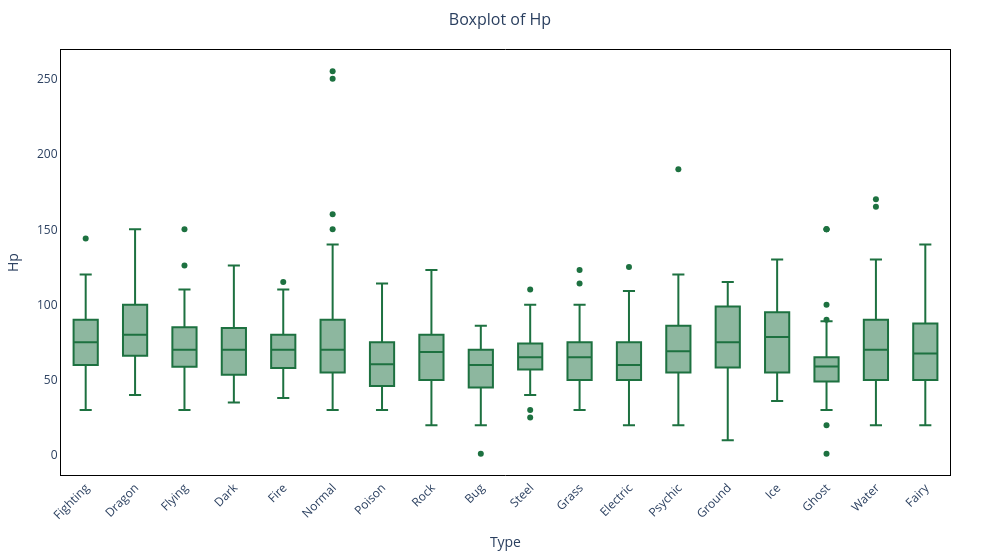
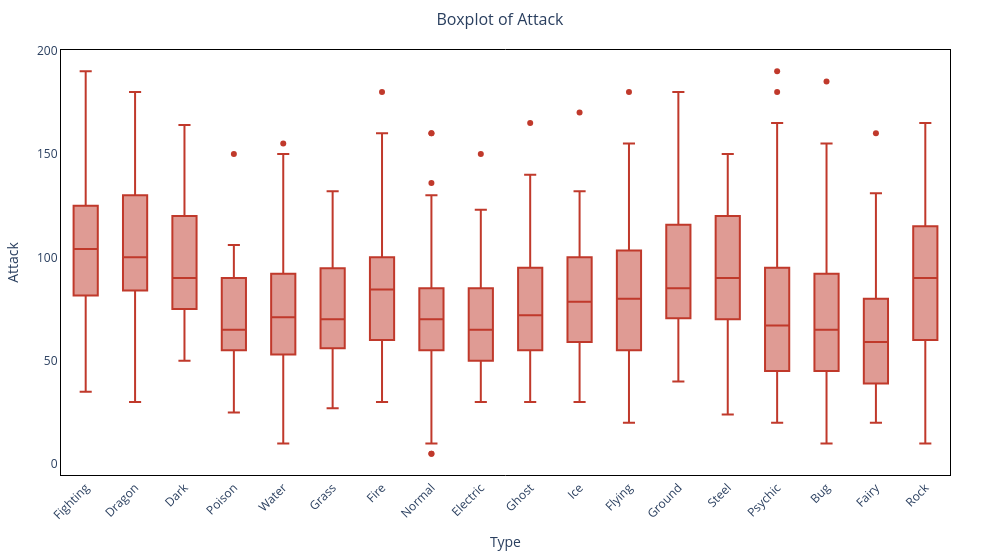
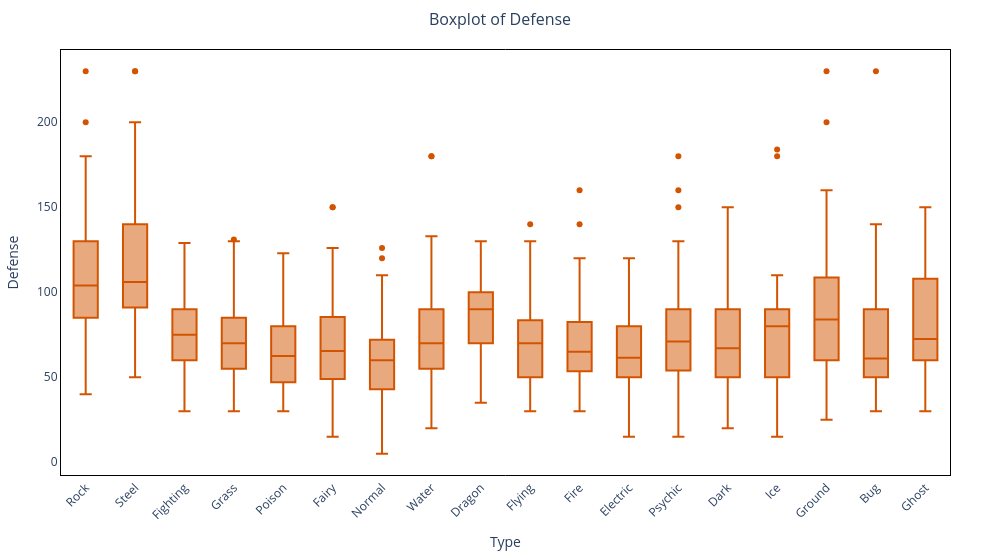
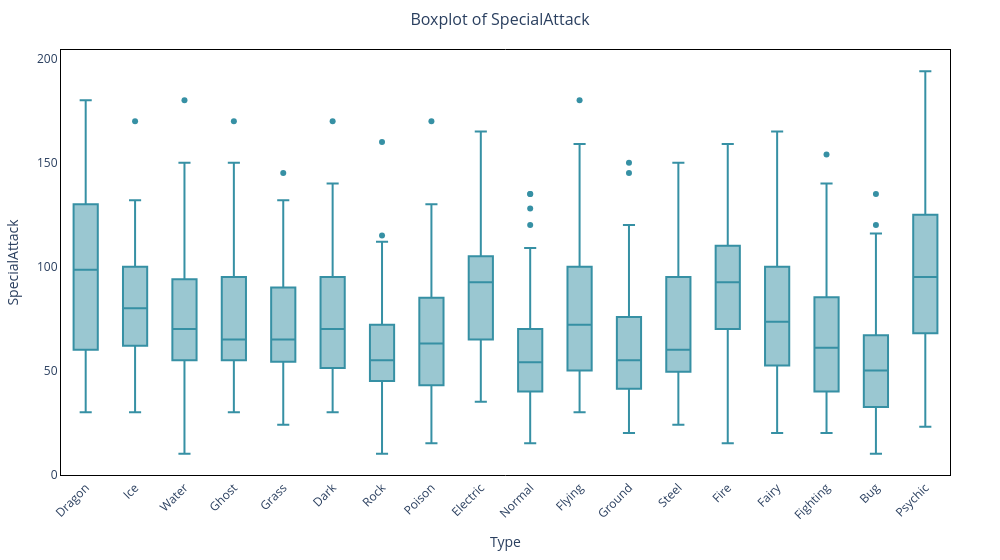

Source (notebook cell) for these figures, in order:
### Code cell
stat_cols = STATS.copy()
for stat in stat_cols:
    stat_boxplot(data, stat)

### Figure 1 — Plotly figure (JSON) as saved in the notebook; plotly's stock layout.template omitted (floating-point values rounded to 4 significant figures; data arrays with more than 128 entries replaced by an {"elided": "..."} marker saying what was removed)
{"data": [{"alignmentgroup": "True", "hovertemplate": "Type=%{x}<br>Hp=%{y}<extra></extra>", "legendgroup": "", "marker": {"color": "#1D7140"}, "name": "", "notched": false, "offsetgroup": "", "orientation": "v", "showlegend": false, "type": "box", "x": {"elided": "1214 str values"}, "x0": " ", "xaxis": "x", "y": {"elided": "1214 float values"}, "y0": " ", "yaxis": "y"}], "layout": {"boxmode": "group", "legend": {"tracegroupgap": 0}, "margin": {"b": 50, "l": 50, "r": 50, "t": 50}, "plot_bgcolor": "white", "title": {"font": {"size": 16}, "text": "Boxplot of Hp", "x": 0.5}, "width": 1000, "xaxis": {"anchor": "y", "categoryorder": "median descending", "domain": [0, 1], "linecolor": "black", "mirror": true, "showline": true, "tickangle": -45, "title": {"text": "Type"}}, "yaxis": {"anchor": "x", "domain": [0, 1], "linecolor": "black", "mirror": true, "showline": true, "title": {"text": "Hp"}}}}

### Figure 2 — Plotly figure (JSON) as saved in the notebook; plotly's stock layout.template omitted (floating-point values rounded to 4 significant figures; data arrays with more than 128 entries replaced by an {"elided": "..."} marker saying what was removed)
{"data": [{"alignmentgroup": "True", "hovertemplate": "Type=%{x}<br>Attack=%{y}<extra></extra>", "legendgroup": "", "marker": {"color": "#c0392b"}, "name": "", "notched": false, "offsetgroup": "", "orientation": "v", "showlegend": false, "type": "box", "x": {"elided": "1214 str values"}, "x0": " ", "xaxis": "x", "y": {"elided": "1214 float values"}, "y0": " ", "yaxis": "y"}], "layout": {"boxmode": "group", "legend": {"tracegroupgap": 0}, "margin": {"b": 50, "l": 50, "r": 50, "t": 50}, "plot_bgcolor": "white", "title": {"font": {"size": 16}, "text": "Boxplot of Attack", "x": 0.5}, "width": 1000, "xaxis": {"anchor": "y", "categoryorder": "median descending", "domain": [0, 1], "linecolor": "black", "mirror": true, "showline": true, "tickangle": -45, "title": {"text": "Type"}}, "yaxis": {"anchor": "x", "domain": [0, 1], "linecolor": "black", "mirror": true, "showline": true, "title": {"text": "Attack"}}}}

### Figure 3 — Plotly figure (JSON) as saved in the notebook; plotly's stock layout.template omitted (floating-point values rounded to 4 significant figures; data arrays with more than 128 entries replaced by an {"elided": "..."} marker saying what was removed)
{"data": [{"alignmentgroup": "True", "hovertemplate": "Type=%{x}<br>Defense=%{y}<extra></extra>", "legendgroup": "", "marker": {"color": "#d35400"}, "name": "", "notched": false, "offsetgroup": "", "orientation": "v", "showlegend": false, "type": "box", "x": {"elided": "1214 str values"}, "x0": " ", "xaxis": "x", "y": {"elided": "1214 float values"}, "y0": " ", "yaxis": "y"}], "layout": {"boxmode": "group", "legend": {"tracegroupgap": 0}, "margin": {"b": 50, "l": 50, "r": 50, "t": 50}, "plot_bgcolor": "white", "title": {"font": {"size": 16}, "text": "Boxplot of Defense", "x": 0.5}, "width": 1000, "xaxis": {"anchor": "y", "categoryorder": "median descending", "domain": [0, 1], "linecolor": "black", "mirror": true, "showline": true, "tickangle": -45, "title": {"text": "Type"}}, "yaxis": {"anchor": "x", "domain": [0, 1], "linecolor": "black", "mirror": true, "showline": true, "title": {"text": "Defense"}}}}

### Figure 4 — Plotly figure (JSON) as saved in the notebook; plotly's stock layout.template omitted (floating-point values rounded to 4 significant figures; data arrays with more than 128 entries replaced by an {"elided": "..."} marker saying what was removed)
{"data": [{"alignmentgroup": "True", "hovertemplate": "Type=%{x}<br>SpecialAttack=%{y}<extra></extra>", "legendgroup": "", "marker": {"color": "#3690a4"}, "name": "", "notched": false, "offsetgroup": "", "orientation": "v", "showlegend": false, "type": "box", "x": {"elided": "1214 str values"}, "x0": " ", "xaxis": "x", "y": {"elided": "1214 float values"}, "y0": " ", "yaxis": "y"}], "layout": {"boxmode": "group", "legend": {"tracegroupgap": 0}, "margin": {"b": 50, "l": 50, "r": 50, "t": 50}, "plot_bgcolor": "white", "title": {"font": {"size": 16}, "text": "Boxplot of SpecialAttack", "x": 0.5}, "width": 1000, "xaxis": {"anchor": "y", "categoryorder": "median descending", "domain": [0, 1], "linecolor": "black", "mirror": true, "showline": true, "tickangle": -45, "title": {"text": "Type"}}, "yaxis": {"anchor": "x", "domain": [0, 1], "linecolor": "black", "mirror": true, "showline": true, "title": {"text": "SpecialAttack"}}}}
